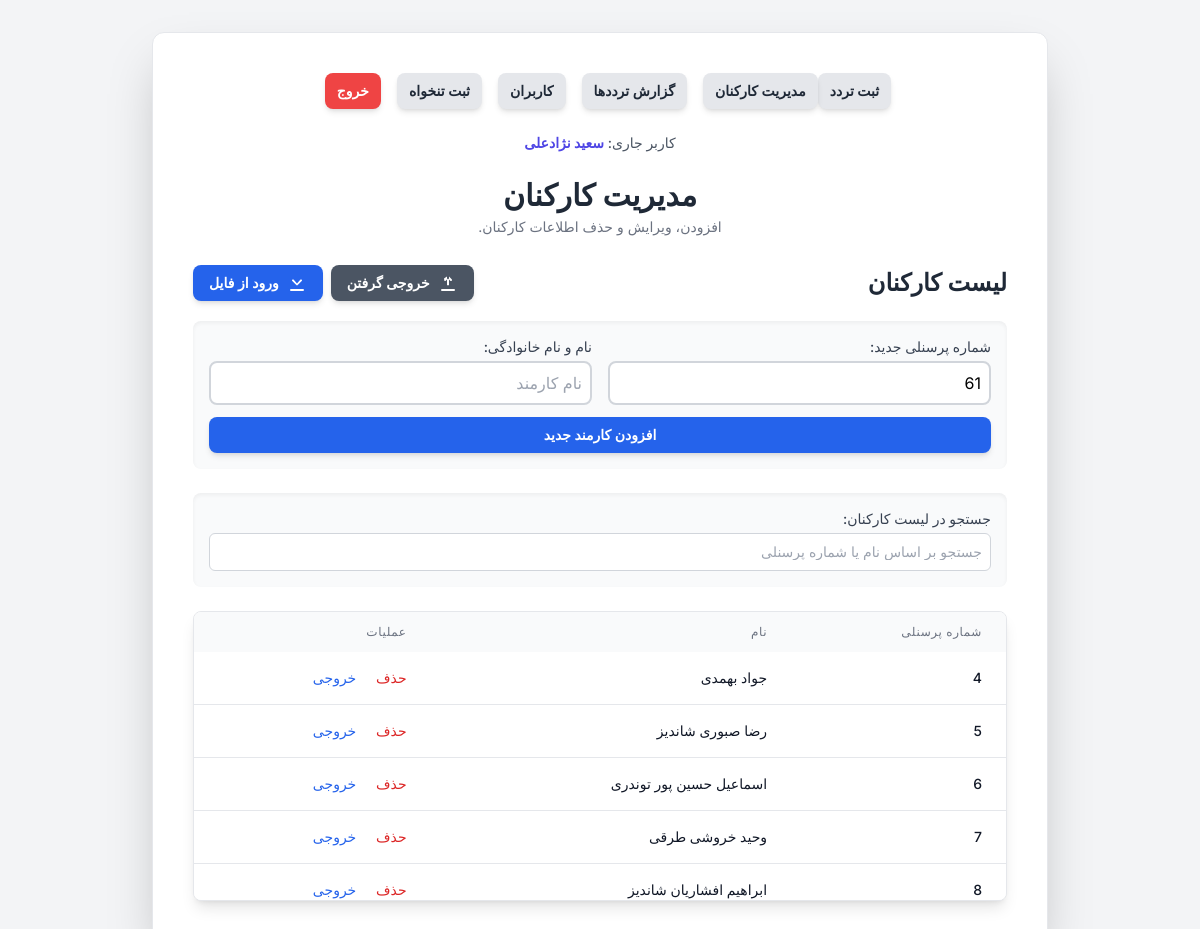
The page /management (signed in) on the database its author committed.
### tables this page shows
CREATE TABLE employees (
            employee_id TEXT PRIMARY KEY,
            name TEXT NOT NULL
        );

### app.py (the view)
@app.route('/management')
@login_required
def management():
    if not has_permission('management'):
        flash("شما به این بخش دسترسی ندارید.", "error")
        return redirect(url_for('index'))
    conn = get_db_connection()
    try:
        employees = conn.execute('SELECT * FROM employees ORDER BY CAST(employee_id AS INTEGER) ASC').fetchall()
        next_employee_id = get_next_employee_id(conn)
    finally:
        conn.close()
    log_action(session['user']['username'], 'مشاهده صفحه مدیریت کارکنان')
    return render_template('management.html', employees=employees, next_employee_id=next_employee_id)

### app.py (called while the page is built)
def has_permission(page_name):
    user_permissions = session.get('user', {}).get('permissions', {})
    if session.get('user', {}).get('role') == 'admin':
        return True
    return user_permissions.get(page_name, False)

def login_required(f):
    @wraps(f)
    def decorated_function(*args, **kwargs):
        if 'user' not in session:
            flash("لطفاً برای دسترسی به این صفحه وارد شوید.", "error")
            return redirect(url_for('login'))
        return f(*args, **kwargs)
    return decorated_function

def get_db_connection():
    conn = sqlite3.connect(DB_FILE)
    conn.row_factory = sqlite3.Row
    return conn

def log_action(username, action, details=""):
    conn = get_db_connection()
    try:
        timestamp = datetime.now().strftime('%Y-%m-%d %H:%M:%S')
        conn.execute('INSERT INTO user_logs (username, action, details, timestamp) VALUES (?, ?, ?, ?)',
                     (username, action, details, timestamp))
        conn.commit()
    except Exception as e:
        print(f"Error logging action: {e}")
        conn.rollback()
    finally:
        conn.close()

def get_next_employee_id(conn):
    last_id_row = conn.execute('SELECT employee_id FROM employees ORDER BY CAST(employee_id AS INTEGER) DESC LIMIT 1').fetchone()
    if last_id_row:
        try:
            last_id = int(last_id_row['employee_id'])
            return str(last_id + 1)
        except (ValueError, TypeError):
            return '1'
    return '1'

### templates/management.html (shortened to what this page needs)
{% extends "layout.html" %}
{% block content %}
<header class="text-center mb-6">
    <h1 class="text-2xl sm:text-3xl font-bold text-gray-800 mb-1">مدیریت کارکنان</h1>
    <p class="text-gray-500 text-sm">افزودن، ویرایش و حذف اطلاعات کارکنان.</p>
</header>
<section>
    <div class="flex justify-between items-center mb-4">
        <h2 class="text-2xl font-bold text-gray-800">لیست کارکنان</h2>
        <div class="flex space-x-2 space-x-reverse flex-wrap justify-end">
            <a href="/export/employees" class="bg-gray-600 text-white text-sm font-semibold py-2 px-4 rounded-lg shadow-md hover:bg-gray-700 transition duration-300 flex items-center space-x-2 space-x-reverse my-1">
                <span>خروجی گرفتن</span>
            </a>
            <label for="import-file" class="bg-blue-600 text-white text-sm font-semibold py-2 px-4 rounded-lg shadow-md hover:bg-blue-700 transition duration-300 flex items-center space-x-2 space-x-reverse cursor-pointer my-1">
                <svg xmlns="http://www.w3.org/2000/svg" class="h-5 w-5" viewBox="0 0 20 20" fill="currentColor">
                    <path fill-rule="evenodd" d="M3 17a1 1 0 011-1h12a1 1 0 110 2H4a1 1 0 01-1-1zM5.293 6.707a1 1 0 011.414 0L10 10.586l3.293-3.879a1 1 0 111.414 1.414l-4 4a1 1 0 01-1.414 0l-4-4a1 1 0 010-1.414z" clip-rule="evenodd" />
                </svg>
                <span>ورود از فایل</span>
            </label>
        </div>
    </div>
    <div class="bg-gray-50 p-4 rounded-lg shadow-inner mb-6">
        <form action="/add_employee" method="post" class="space-y-3">
            <div class="grid grid-cols-1 sm:grid-cols-2 gap-4">
                <div>
                    <label for="newEmployeeId" class="block text-sm font-medium text-gray-700 mb-1">شماره پرسنلی جدید:</label>
                    <input type="text" id="newEmployeeId" name="employeeId" placeholder="شماره پرسنلی" required
                           class="w-full p-2 rounded-lg border-2 border-gray-300 focus:outline-none focus:ring-2 focus:ring-indigo-500 transition duration-300"
                           value="{{ next_employee_id if next_employee_id else '' }}">
                </div>
                <div>
                    <label for="newEmployeeName" class="block text-sm font-medium text-gray-700 mb-1">نام و نام خانوادگی:</label>
                    <input type="text" id="newEmployeeName" name="name" placeholder="نام کارمند" required
                           class="w-full p-2 rounded-lg border-2 border-gray-300 focus:outline-none focus:ring-2 focus:ring-indigo-500 transition duration-300">
                </div>
            </div>
            <button type="submit" class="w-full bg-blue-600 text-white text-sm font-semibold py-2 rounded-lg shadow-md hover:bg-blue-700 focus:outline-none focus:ring-2 focus:ring-blue-500 focus:ring-offset-2 transition duration-300">
                افزودن کارمند جدید
            </button>
        </form>
    </div>
    <div class="bg-gray-50 p-4 rounded-lg shadow-inner mb-6">
        <label for="employee-search" class="block text-sm font-medium text-gray-700 mb-1">جستجو در لیست کارکنان:</label>
        <input type="text" id="employee-search" placeholder="جستجو بر اساس نام یا شماره پرسنلی" class="w-full p-2 rounded-md border border-gray-300 focus:outline-none focus:ring-2 focus:ring-indigo-500 transition duration-300 text-sm">
    </div>
    <div class="bg-white rounded-lg overflow-hidden shadow-lg border border-gray-200">
        <div class="overflow-x-auto max-h-72">
            <table class="min-w-full">
                <thead class="bg-gray-50 sticky top-0">
                    <tr>
                        <th class="px-6 py-3 text-right text-xs font-medium text-gray-500 uppercase tracking-wider">شماره پرسنلی</th>
                        <th class="px-6 py-3 text-right text-xs font-medium text-gray-500 uppercase tracking-wider">نام</th>
                        <th class="px-6 py-3 text-right text-xs font-medium text-gray-500 uppercase tracking-wider">عملیات</th>
                    </tr>
                </thead>
                <tbody id="employeeTableBody" class="bg-white divide-y divide-gray-200">
                    {% for employee in employees %}
                    <tr class="employee-item transition duration-200 hover:bg-gray-100">
                        <td class="px-6 py-4 text-sm font-medium text-gray-900 whitespace-nowrap">{{ employee.employee_id }}</td>
                        <td class="px-6 py-4 text-sm font-medium text-gray-900 whitespace-nowrap">{{ employee.name }}</td>
                        <td class="px-6 py-4 text-sm font-medium whitespace-nowrap">
                            <form action="/delete_employee" method="post" class="inline-block" onsubmit="return confirm('آیا مطمئن هستید که می‌خواهید {{ employee.name }} را حذف کنید؟');">
                                <button type="submit" class="text-red-600 hover:text-red-900 transition duration-300">
                                    حذف
                                </button>
                            </form>
                            <a href="/export/employee/{{ employee.employee_id }}" class="mr-4 text-blue-600 hover:text-blue-900 transition duration-300">
                                خروجی
                            </a>
                        </td>
                    </tr>
                    {% endfor %}
                </tbody>
            </table>
        </div>
    </div>
</section>
{% endblock %}

### templates/layout.html (style rules this page uses)
body { font-family: 'Inter', sans-serif; }
table { border-collapse: separate; border-spacing: 0 10px; }

### rows shown on the page
employees: employee_id "4", name "جواد بهمدی"
employees: employee_id "5", name "رضا صبوری شاندیز"
employees: employee_id "6", name "اسماعیل حسین پور توندری"
employees: employee_id "7", name "وحید خروشی طرقی"
employees: employee_id "8", name "ابراهیم افشاریان شاندیز"

### other values the page prints
{{ session['user']['name'] }} "سعید نژادعلی"
